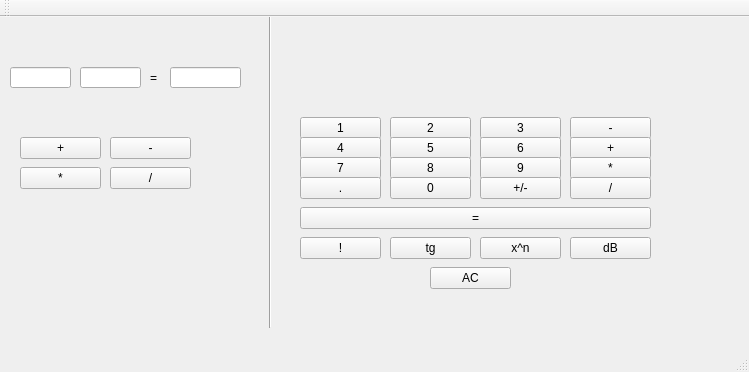
<?xml version="1.0" encoding="UTF-8"?>
<ui version="4.0">
 <class>MainWindow</class>
 <widget class="QMainWindow" name="MainWindow">
  <property name="geometry">
   <rect>
    <x>0</x>
    <y>0</y>
    <width>749</width>
    <height>372</height>
   </rect>
  </property>
  <property name="windowTitle">
   <string>MainWindow</string>
  </property>
  <widget class="QWidget" name="centralWidget">
   <widget class="QPushButton" name="pushButton">
    <property name="geometry">
     <rect>
      <x>20</x>
      <y>120</y>
      <width>81</width>
      <height>22</height>
     </rect>
    </property>
    <property name="text">
     <string>+</string>
    </property>
   </widget>
   <widget class="QLineEdit" name="lineEdit_a">
    <property name="geometry">
     <rect>
      <x>10</x>
      <y>50</y>
      <width>61</width>
      <height>21</height>
     </rect>
    </property>
   </widget>
   <widget class="QLineEdit" name="lineEdit_b">
    <property name="geometry">
     <rect>
      <x>80</x>
      <y>50</y>
      <width>61</width>
      <height>21</height>
     </rect>
    </property>
   </widget>
   <widget class="QLineEdit" name="lineEdit_s">
    <property name="geometry">
     <rect>
      <x>170</x>
      <y>50</y>
      <width>71</width>
      <height>21</height>
     </rect>
    </property>
   </widget>
   <widget class="QLabel" name="label_2">
    <property name="geometry">
     <rect>
      <x>150</x>
      <y>40</y>
      <width>31</width>
      <height>41</height>
     </rect>
    </property>
    <property name="text">
     <string>=</string>
    </property>
   </widget>
   <widget class="QPushButton" name="pushButtonm">
    <property name="geometry">
     <rect>
      <x>110</x>
      <y>120</y>
      <width>81</width>
      <height>22</height>
     </rect>
    </property>
    <property name="text">
     <string>-</string>
    </property>
   </widget>
   <widget class="QPushButton" name="pushButtonu">
    <property name="geometry">
     <rect>
      <x>20</x>
      <y>150</y>
      <width>81</width>
      <height>22</height>
     </rect>
    </property>
    <property name="text">
     <string>*</string>
    </property>
   </widget>
   <widget class="QPushButton" name="pushButtond">
    <property name="geometry">
     <rect>
      <x>110</x>
      <y>150</y>
      <width>81</width>
      <height>22</height>
     </rect>
    </property>
    <property name="text">
     <string>/</string>
    </property>
   </widget>
   <widget class="QPushButton" name="pushButton1">
    <property name="geometry">
     <rect>
      <x>300</x>
      <y>100</y>
      <width>81</width>
      <height>22</height>
     </rect>
    </property>
    <property name="text">
     <string>1</string>
    </property>
   </widget>
   <widget class="QPushButton" name="pushButton2">
    <property name="geometry">
     <rect>
      <x>390</x>
      <y>100</y>
      <width>81</width>
      <height>22</height>
     </rect>
    </property>
    <property name="text">
     <string>2</string>
    </property>
   </widget>
   <widget class="QPushButton" name="pushButton3">
    <property name="geometry">
     <rect>
      <x>480</x>
      <y>100</y>
      <width>81</width>
      <height>22</height>
     </rect>
    </property>
    <property name="text">
     <string>3</string>
    </property>
   </widget>
   <widget class="QPushButton" name="pushButton4">
    <property name="geometry">
     <rect>
      <x>300</x>
      <y>120</y>
      <width>81</width>
      <height>22</height>
     </rect>
    </property>
    <property name="text">
     <string>4</string>
    </property>
   </widget>
   <widget class="QPushButton" name="pushButton5">
    <property name="geometry">
     <rect>
      <x>390</x>
      <y>120</y>
      <width>81</width>
      <height>22</height>
     </rect>
    </property>
    <property name="text">
     <string>5</string>
    </property>
   </widget>
   <widget class="QPushButton" name="pushButton6">
    <property name="geometry">
     <rect>
      <x>480</x>
      <y>120</y>
      <width>81</width>
      <height>22</height>
     </rect>
    </property>
    <property name="text">
     <string>6</string>
    </property>
   </widget>
   <widget class="QPushButton" name="pushButton7">
    <property name="geometry">
     <rect>
      <x>300</x>
      <y>140</y>
      <width>81</width>
      <height>22</height>
     </rect>
    </property>
    <property name="text">
     <string>7</string>
    </property>
   </widget>
   <widget class="QPushButton" name="pushButton8">
    <property name="geometry">
     <rect>
      <x>390</x>
      <y>140</y>
      <width>81</width>
      <height>22</height>
     </rect>
    </property>
    <property name="text">
     <string>8</string>
    </property>
   </widget>
   <widget class="QPushButton" name="pushButton9">
    <property name="geometry">
     <rect>
      <x>480</x>
      <y>140</y>
      <width>81</width>
      <height>22</height>
     </rect>
    </property>
    <property name="text">
     <string>9</string>
    </property>
   </widget>
   <widget class="QPushButton" name="pushButton0">
    <property name="geometry">
     <rect>
      <x>390</x>
      <y>160</y>
      <width>81</width>
      <height>22</height>
     </rect>
    </property>
    <property name="text">
     <string>0</string>
    </property>
   </widget>
   <widget class="QLabel" name="result">
    <property name="geometry">
     <rect>
      <x>470</x>
      <y>40</y>
      <width>181</width>
      <height>41</height>
     </rect>
    </property>
    <property name="text">
     <string/>
    </property>
   </widget>
   <widget class="QPushButton" name="pushButtondot">
    <property name="geometry">
     <rect>
      <x>300</x>
      <y>160</y>
      <width>81</width>
      <height>22</height>
     </rect>
    </property>
    <property name="text">
     <string>.</string>
    </property>
   </widget>
   <widget class="QPushButton" name="pushButton_plusminus">
    <property name="geometry">
     <rect>
      <x>480</x>
      <y>160</y>
      <width>81</width>
      <height>22</height>
     </rect>
    </property>
    <property name="text">
     <string>+/-</string>
    </property>
   </widget>
   <widget class="QPushButton" name="pushButton_min">
    <property name="geometry">
     <rect>
      <x>570</x>
      <y>100</y>
      <width>81</width>
      <height>22</height>
     </rect>
    </property>
    <property name="text">
     <string>-</string>
    </property>
   </widget>
   <widget class="QPushButton" name="pushButton_pl">
    <property name="geometry">
     <rect>
      <x>570</x>
      <y>120</y>
      <width>81</width>
      <height>22</height>
     </rect>
    </property>
    <property name="text">
     <string>+</string>
    </property>
   </widget>
   <widget class="QPushButton" name="pushButton_umn">
    <property name="geometry">
     <rect>
      <x>570</x>
      <y>140</y>
      <width>81</width>
      <height>22</height>
     </rect>
    </property>
    <property name="text">
     <string>*</string>
    </property>
   </widget>
   <widget class="QPushButton" name="pushButton_del">
    <property name="geometry">
     <rect>
      <x>570</x>
      <y>160</y>
      <width>81</width>
      <height>22</height>
     </rect>
    </property>
    <property name="text">
     <string>/</string>
    </property>
   </widget>
   <widget class="QPushButton" name="pushButton_6">
    <property name="geometry">
     <rect>
      <x>300</x>
      <y>190</y>
      <width>351</width>
      <height>22</height>
     </rect>
    </property>
    <property name="text">
     <string>=</string>
    </property>
   </widget>
   <widget class="QPushButton" name="pushButtonfac">
    <property name="geometry">
     <rect>
      <x>300</x>
      <y>220</y>
      <width>81</width>
      <height>22</height>
     </rect>
    </property>
    <property name="text">
     <string>!</string>
    </property>
   </widget>
   <widget class="QPushButton" name="pushButtontg">
    <property name="geometry">
     <rect>
      <x>390</x>
      <y>220</y>
      <width>81</width>
      <height>22</height>
     </rect>
    </property>
    <property name="text">
     <string>tg</string>
    </property>
   </widget>
   <widget class="QPushButton" name="pushButtonxn">
    <property name="geometry">
     <rect>
      <x>480</x>
      <y>220</y>
      <width>81</width>
      <height>22</height>
     </rect>
    </property>
    <property name="text">
     <string>x^n</string>
    </property>
   </widget>
   <widget class="QPushButton" name="pushButtonDB">
    <property name="geometry">
     <rect>
      <x>570</x>
      <y>220</y>
      <width>81</width>
      <height>22</height>
     </rect>
    </property>
    <property name="text">
     <string>dB</string>
    </property>
   </widget>
   <widget class="Line" name="line">
    <property name="geometry">
     <rect>
      <x>260</x>
      <y>-20</y>
      <width>20</width>
      <height>331</height>
     </rect>
    </property>
    <property name="orientation">
     <enum>Qt::Vertical</enum>
    </property>
   </widget>
   <widget class="QPushButton" name="pushButton_2">
    <property name="geometry">
     <rect>
      <x>430</x>
      <y>250</y>
      <width>81</width>
      <height>22</height>
     </rect>
    </property>
    <property name="text">
     <string>AC</string>
    </property>
   </widget>
  </widget>
  <widget class="QMenuBar" name="menuBar">
   <property name="geometry">
    <rect>
     <x>0</x>
     <y>0</y>
     <width>749</width>
     <height>19</height>
    </rect>
   </property>
  </widget>
  <widget class="QToolBar" name="mainToolBar">
   <attribute name="toolBarArea">
    <enum>TopToolBarArea</enum>
   </attribute>
   <attribute name="toolBarBreak">
    <bool>false</bool>
   </attribute>
  </widget>
  <widget class="QStatusBar" name="statusBar"/>
 </widget>
 <layoutdefault spacing="6" margin="11"/>
 <resources/>
 <connections/>
</ui>
